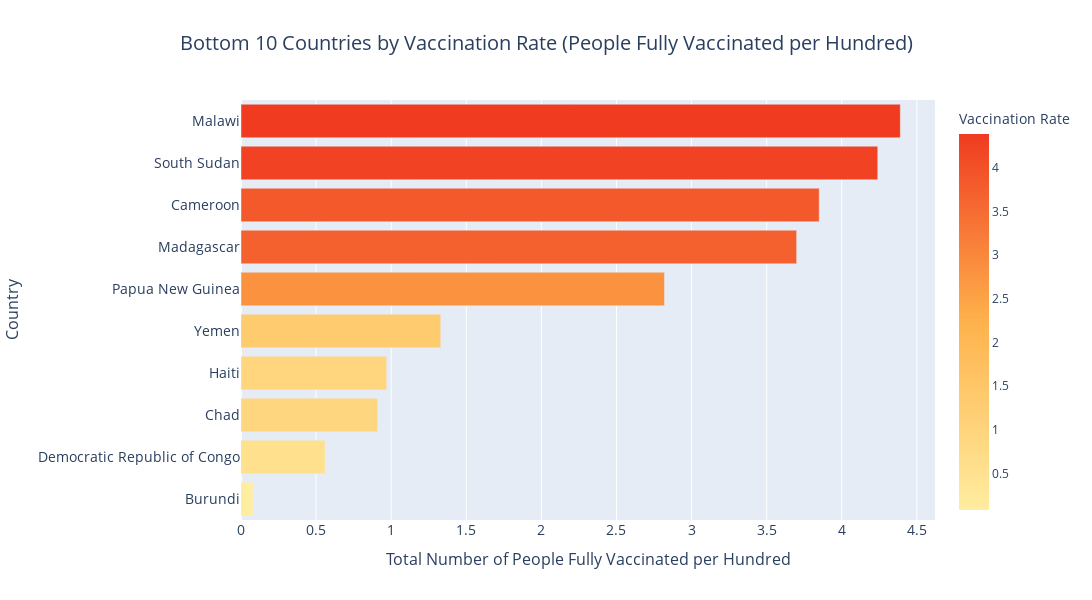

Notebook source saved alongside this figure:
### Markdown cell above
#### 4.1.2 Bottom 10 Countries by Vaccination Rate

### Code cell
# Lowest vaccination rates
fig = go.Figure(go.Bar(
    x=lowest_vaccination_rates['Total Number of People Fully Vaccinated per Hundred'],
    y=lowest_vaccination_rates['Country'],
    orientation='h', # Horizontal bar chart
    marker={
        'color': lowest_vaccination_rates['Total Number of People Fully Vaccinated per Hundred'],
        'coloraxis': 'coloraxis' # Color bars based on vaccination rate
    } 
))

fig.update_layout(
    title={
        'text': 'Bottom 10 Countries by Vaccination Rate (People Fully Vaccinated per Hundred)',
        'x': 0.5,  # Center the title horizontally
        'xanchor': 'center',  # Ensure the centering is based on the middle of the text
        'font': {
            'size': 20 # Title font size
        }  
    },
    xaxis={
        'title': 'Total Number of People Fully Vaccinated per Hundred',
        'title_font_size': 16,  # X-axis title font size
        'tickfont_size': 14  # X-axis tick font size
    },
    yaxis={
        'title': 'Country',
        'title_font_size': 16,  # Y-axis title font size
        'tickfont_size': 14  # Y-axis tick font size
    },
    coloraxis={
        'colorscale': color_scale_bottom,
        'colorbar': {
            'title': 'Vaccination Rate'
        }
    },
    height=600,
    width=1200
)

fig.show()

### Figure 1 — Plotly figure (JSON) as saved in the notebook; plotly's stock layout.template omitted (floating-point values rounded to 4 significant figures)
{"data": [{"marker": {"color": [0.08, 0.56, 0.91, 0.97, 1.33, 2.82, 3.7, 3.85, 4.24, 4.39], "coloraxis": "coloraxis"}, "orientation": "h", "type": "bar", "x": [0.08, 0.56, 0.91, 0.97, 1.33, 2.82, 3.7, 3.85, 4.24, 4.39], "y": ["Burundi", "Democratic Republic of Congo", "Chad", "Haiti", "Yemen", "Papua New Guinea", "Madagascar", "Cameroon", "South Sudan", "Malawi"]}], "layout": {"coloraxis": {"colorbar": {"title": {"text": "Vaccination Rate"}}, "colorscale": [[0, "rgb(255, 237, 160)"], [0.5, "rgb(254, 178, 76)"], [1, "rgb(240, 59, 32)"]]}, "height": 600, "title": {"font": {"size": 20}, "text": "Bottom 10 Countries by Vaccination Rate (People Fully Vaccinated per Hundred)", "x": 0.5, "xanchor": "center"}, "width": 1200, "xaxis": {"tickfont": {"size": 14}, "title": {"font": {"size": 16}, "text": "Total Number of People Fully Vaccinated per Hundred"}}, "yaxis": {"tickfont": {"size": 14}, "title": {"font": {"size": 16}, "text": "Country"}}}}
